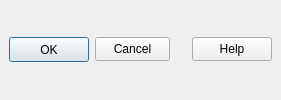
         <widget class="QFrame" name="buttonFrame">
          <property name="sizePolicy">
           <sizepolicy hsizetype="Fixed" vsizetype="Fixed">
            <horstretch>0</horstretch>
            <verstretch>0</verstretch>
           </sizepolicy>
          </property>
          <property name="minimumSize">
           <size>
            <width>16</width>
            <height>40</height>
           </size>
          </property>
          <property name="frameShape">
           <enum>QFrame::NoFrame</enum>
          </property>
          <property name="frameShadow">
           <enum>QFrame::Raised</enum>
          </property>
          <layout class="QGridLayout">
           <property name="margin">
            <number>9</number>
           </property>
           <property name="spacing">
            <number>6</number>
           </property>
           <item row="0" column="0">
            <widget class="QPushButton" name="ok_Button">
             <property name="minimumSize">
              <size>
               <width>75</width>
               <height>24</height>
              </size>
             </property>
             <property name="maximumSize">
              <size>
               <width>16777215</width>
               <height>75</height>
              </size>
             </property>
             <property name="text">
              <string>OK</string>
             </property>
             <property name="autoRepeat">
              <bool>false</bool>
             </property>
             <property name="default">
              <bool>true</bool>
             </property>
            </widget>
           </item>
           <item row="0" column="2">
            <spacer>
             <property name="orientation">
              <enum>Qt::Horizontal</enum>
             </property>
             <property name="sizeType">
              <enum>QSizePolicy::Expanding</enum>
             </property>
             <property name="sizeHint" stdset="0">
              <size>
               <width>16</width>
               <height>25</height>
              </size>
             </property>
            </spacer>
           </item>
           <item row="0" column="3">
            <widget class="QPushButton" name="help_Button">
             <property name="minimumSize">
              <size>
               <width>0</width>
               <height>24</height>
              </size>
             </property>
             <property name="text">
              <string>Help</string>
             </property>
            </widget>
           </item>
           <item row="0" column="1">
            <widget class="QPushButton" name="cancel_Button">
             <property name="minimumSize">
              <size>
               <width>75</width>
               <height>24</height>
              </size>
             </property>
             <property name="maximumSize">
              <size>
               <width>75</width>
               <height>16777215</height>
              </size>
             </property>
             <property name="text">
              <string>Cancel</string>
             </property>
            </widget>
           </item>
          </layout>
         </widget>
